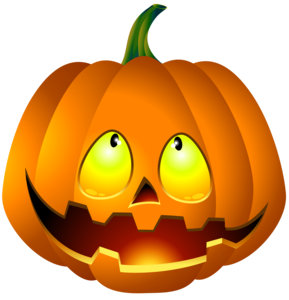
#> input picture demo/vase/pumpkin.png, 289 x 300 px, found by its file name
$ python hdf5_converter.py
#> lines starting #> are read from the running program, lines starting #| are printed output that depends on the picture
import h5py
import matplotlib.image as mpimg
from PIL import Image
import numpy as np
import argparse


parser = argparse.ArgumentParser(description='')
parser.add_argument('--input_image' , type=str, default='pumpkin.png', help='')
parser.add_argument('--hdf5file' , type=str, default='pumpkin.h5', help='')
opt = parser.parse_args()


def save_data(h5filename, key_values):
    f = h5py.File(h5filename, "w")
    for k,v in key_values:
        f.create_dataset(k, data=v)
    f.close()

def get_border(alpha):
    thr = 0.9
    shp = alpha.shape
    maxes = []
    for d in [(0,shp[0]-1,1),(shp[0]-1,-1,-1)]:
        for i in range(d[0],d[1],d[2]):
            if alpha[i,:].max() >= thr:
                maxes.append(i/float(shp[0]))
                break
    for d in [(0,shp[1]-1,1),(shp[1]-1,-1,-1)]:
        for i in range(d[0],d[1],d[2]):
            if alpha[:,i].max() >= thr:
                maxes.append(i/float(shp[1]))
                break
    return maxes


def png_to_hdf5(imagefile, hdf5file,noresize=False):
#> called with imagefile = 'pumpkin.png', hdf5file = 'pumpkin.h5', noresize = True
    sz = [128, 128]
    des = [11, 115, 11, 116]  # Where to put the shape

    mimg = mpimg.imread(imagefile)
#> mimg is the input picture: shape (300, 289, 4) float32; mean R, G, B, A 0.506, 0.278, 0.0146, 0.625
    if mimg.shape[2] != 4:
        ValueError('currently only supports images with alpha')
    alphamap = mimg[:, :, 3]
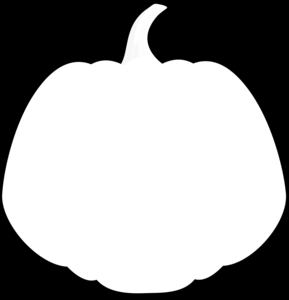
#> alphamap: shape (300, 289) float32; min 0, max 1, mean 0.625
    maxes = get_border(alphamap)
#> maxes = [0.0133, 0.973, 0.0104, 0.983]
    p0 = abs(np.array(maxes[0:2]) * sz[0] - np.array(des[0:2]))
#> p0 = [9.29, 9.59]
    p1 = abs(np.array(maxes[2:]) * sz[1] - np.array(des[2:]))
#> p1 = [9.67, 9.79]
    psz = [int(sz[0] - p0[1] - p0[0]), int(sz[1] - p1[1] - p1[0])]
#> psz = [109, 108]
    img = Image.open(imagefile)
    imgr = img.resize(psz, Image.BICUBIC)
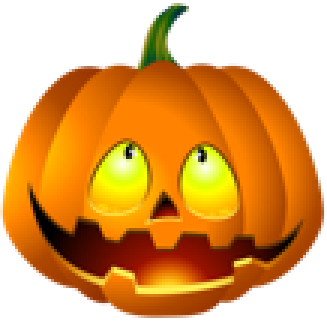
#> imgr: PIL image 109x108 RGBA (shown 3 times larger); mean R, G, B, A 129.2, 70.9, 3.5, 159.3; transparent parts drawn white
    new_im = Image.new(img.mode, sz)
#> new_im: PIL image 128x128 RGBA; every value is 0
    new_im.paste(imgr, ((sz[0] - psz[0]) // 2, (sz[1] - psz[1]) // 2))
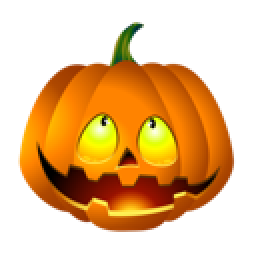
#> new_im: PIL image 128x128 RGBA (shown 2 times larger); mean R, G, B, A 92.8, 50.9, 2.5, 114.5; transparent parts drawn white

    if noresize:
        new_im = mimg

    processed_im = np.array(new_im)
    processed_im = np.transpose(processed_im, (1, 0, 2)) # we transpose the image for the network.
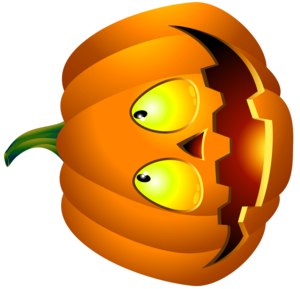
#> processed_im: shape (289, 300, 4) float32; mean R, G, B, A 0.506, 0.278, 0.0146, 0.625; transparent parts drawn white
    bin_im = np.array(processed_im[:, :, 3])
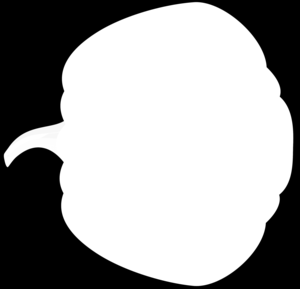
#> bin_im: shape (289, 300) float32; min 0, max 1, mean 0.625
    if bin_im.max() > 10:
        bin_im = bin_im / 255
    datapaths = [['/dep/view1', bin_im], ['/txtr/view1', processed_im[:, :, 0:3]]]
    save_data(hdf5file, datapaths)
#> the loop in save_data, `for k,v in key_values:` made 2 passes
#> k on passes 1 to 2: '/dep/view1', '/txtr/view1'


def view_from_hdf5(hdf5file):
#> called with hdf5file = 'pumpkin.h5'
    import matplotlib.pyplot as plt
    f = h5py.File(hdf5file, 'r')
    keys = ['/dep/view1','/txtr/view1']
    for key in keys:
        if key in f:
            plt.imshow(f[key])
            plt.show()
#> this loop made 2 passes
#> pass 2, in view_from_hdf5, `plt.show()`:
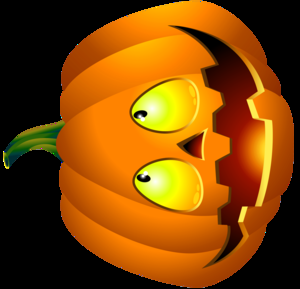
#> shown: shape (289, 300, 3) float32; mean R, G, B 0.506, 0.278, 0.0146
    f.close()


def convert_hdf5_to_im(hdf5file):
    f = h5py.File(hdf5file, 'r')
    data = f['/dep/view1']
    data = np.transpose(data, (1, 0))
    alpha = 255*np.array(np.expand_dims(data, axis=2),dtype='uint8')
    rgb = np.array(255*(1-np.repeat(alpha, 3, axis=2)),dtype='uint8')
    rgba = np.concatenate((rgb, alpha), axis=2)
    im = Image.fromarray(rgba)
    im.save("temp.png",gamma=0.45455)


if __name__ == '__main__':
    png_to_hdf5(opt.input_image, opt.hdf5file,noresize=True)
    view_from_hdf5(opt.hdf5file)
    # view_from_hdf5('/mnt/data/silhouettes/rendered/vase/h5files/0118.h5')
    # convert_hdf5_to_im('/mnt/data/silhouettes/rendered/vase/h5files/0118.h5')
